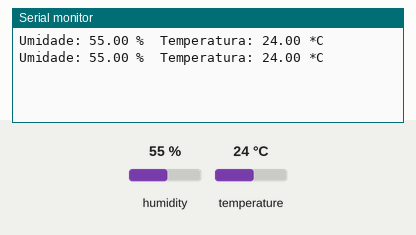
A sketch run on a simulated Arduino Uno, built with avr-gcc and run on an emulated ATmega328P. Shown: the last lines printed to the serial monitor. Inputs (shaded band) come from the test bench; at power-on: humidity 55 %, temperature 24 °C.

Above: at 4.8 s.
4.9 s: humidity set to 22 %
At 7.2 s:
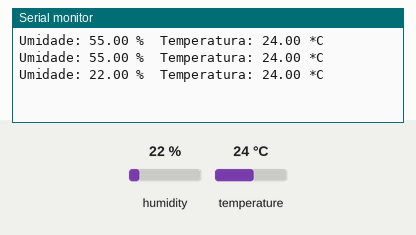
7.9 s: temperature set to 12 °C
At 9.6 s:
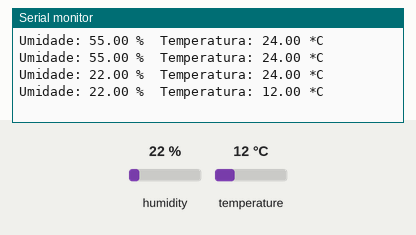
10.9 s: humidity set to 40 %
At 13.2 s:
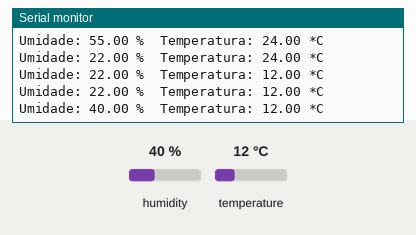
Timing chart, 0 to 14.7 s (numbered marks = the images above; inputs shaded):
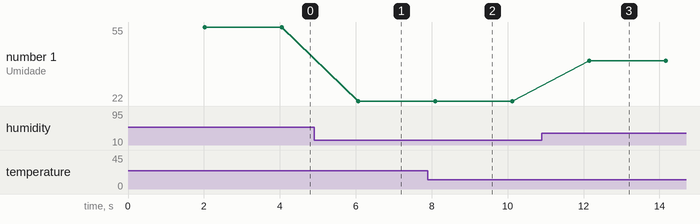

The sketch:

code.ino
```cpp
#include "DHT.h"

#define DHTPIN 2      // Pino onde o sensor está conectado
#define DHTTYPE DHT11 // Define o tipo do sensor (DHT11)

DHT dht(DHTPIN, DHTTYPE);

void setup() {
  Serial.begin(9600);
  dht.begin();
}

void loop() {
  delay(2000); // Intervalo de leitura do sensor

  // Leitura da umidade
  float h = dht.readHumidity();
  // Leitura da temperatura em Celsius
  float t = dht.readTemperature();

  // Verifica se houve alguma falha na leitura
  if (isnan(h) || isnan(t)) {
    Serial.println("Falha ao ler o sensor DHT!");
    return;
  }

  // Imprime os valores no Serial Monitor
  Serial.print("Umidade: ");
  Serial.print(h);
  Serial.print(" %\t");
  Serial.print("Temperatura: ");
  Serial.print(t);
  Serial.println(" *C");
}
```

Measured:
- after the input at 4.9 s, the serial monitor: prints a new line after 1.2 s (image 1)
- after the input at 7.9 s, the serial monitor: prints a new line after 0.20 s (image 2)
- after the input at 10.9 s, the serial monitor: prints a new line after 1.2 s (image 3)
- plotted number 1: 55 → 22 after the input at 4.9 s, 22 → 40 after the input at 10.9 s
